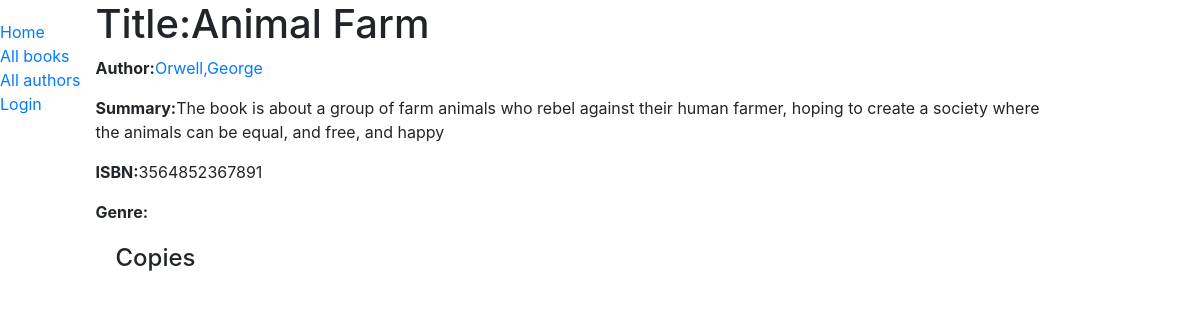
/book/4, run on the app's committed database.
### catalog/models.py (models this page shows, shortened)
class Book(models.Model):
    title=models.CharField(max_length=200)
    author=models.ForeignKey(
        'Author',
        on_delete=models.SET_NULL,
        null=True)
    summary = models.TextField(max_length=1000,help_text="Enter a brief description of the book")
    isbn = models.CharField('ISBN',max_length=13,unique=True,help_text="13 Characters <a href='https://www.isbn-international.org/content/what-isbn'>ISBN number</a>")
    """
    #ManyToManyField used because genre can contain many books.
    #Books Model Object can cover many genres.
    #Genre class has already been defined so we can specify the object above
    #

    """
    genre =models.ManyToManyField(Genre,
        help_text="Select a genre for this book")
    def display_genre(self):
        """Create a string for the Genre.
        This is required to display genre in Admin"""
        return ','.join(genre.name for genre in self.genre.all()[:3])
    display_genre.short_description='Genre'

class Author(models.Model):
    first_name=models.CharField(max_length=100)
    last_name=models.CharField(max_length=100)
    date_of_birth=models.DateTimeField(null=True,blank=True)
    date_of_death=models.DateTimeField('Died',null=True,blank=True)
    def get_absolute_url(self):
        return reverse('book-detail',args=[str(self.id)])
    def __str__(self):
        return f'{self.last_name},{self.first_name}'
    class Meta:
        ordering=['last_name','first_name']

### catalog/views.py (the view)
# urls.py: path('book/<int:pk>',views.BookDetailView.as_view(),name='book-detail'),
class BookDetailView(generic.DetailView):
    model = Book
    paginate_by=5
    template_name='book_detail.html'

### catalog/templates/book_detail.html (shortened to what this page needs)
{% extends "base_generic.html" %}
{% block content %}
<h1>Title:{{  book.title  }}</h1>
<p><strong>Author:</strong><a href=" {{book.author.get_absolute_url}}">{{  book.author  }}</a></p>
<p><strong>Summary:</strong>{{  book.summary  }}</p>
<p><strong>ISBN:</strong>{{  book.isbn  }}</p>
<p><strong>Genre:</strong>{{  book.all|join:" ,"  }}</p>
<div style="margin-left:20px;margin-top:20px">
    <h4>Copies</h4>
   {% endblock %}

### data on the page
Book: title "Animal Farm", author "Orwell,George", summary "The book is about a group of farm animals who rebel against their human farmer, hoping to create a society where the animals can be equal, and free, and happy", isbn "3564852367891"
